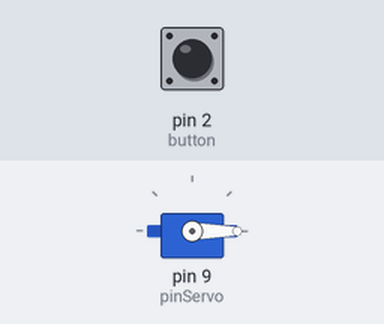
The sketch below on a simulated Arduino Uno, built with avr-gcc and run on an emulated ATmega328P. On the bench: servo. Inputs (shaded band) come from the test bench; at power-on: pin 2 (button) LOW.

Above: at 1.4 s.
At 4.7 s:
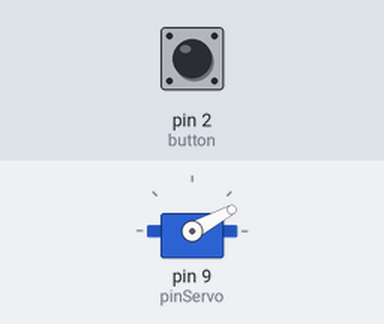
4.8 s: pin 2 (button) pulled HIGH for 1 s
At 4.95 s:
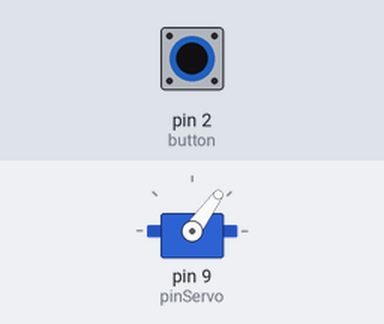
Timing chart, 0 to 14.3 s (numbered marks = the images above; inputs shaded):
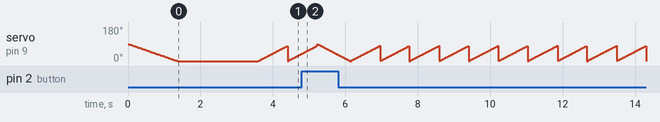

The sketch:

Belajar_servo.ino
```cpp
#include <Servo.h>

Servo myservo;  //buat object servo untuk project

int pos=0; //variable untuk memuat posisi servo

int pinServo=9; //PIN 9 untuk Servo

int button=2; //untuk tombol

void setup() {
  pinMode(button,INPUT);
  myservo.attach(pinServo);
   for(pos = 90; pos>=0; pos-=1) {
    myservo.write(pos);
    delay(15); }
    delay(2215);
  Serial.begin(9600);
}

void loop() {
  if(digitalRead(button)==HIGH) {
    for(pos=90; pos>=0; pos-=1)
      { myservo.write(pos);
        delay(10);}
  } else {
    for(pos=0; pos<=80; pos+=1)
      { myservo.write(pos);
        delay(10);}
  }
}
```
